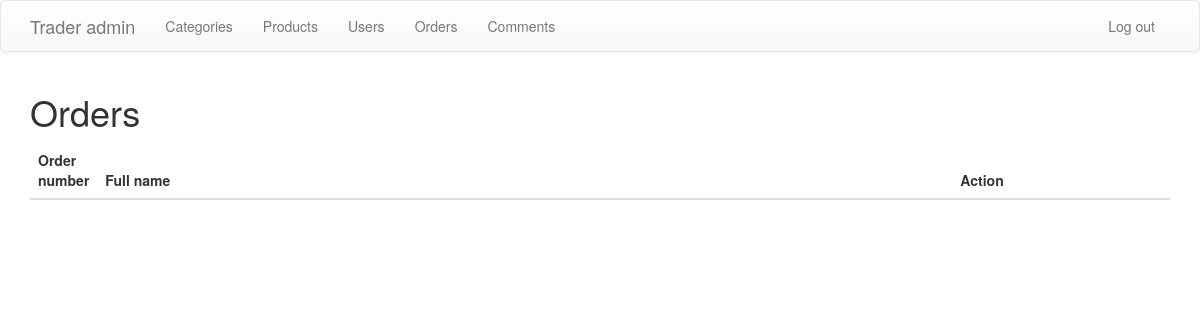
The app's page /admin/orders.php, older data.
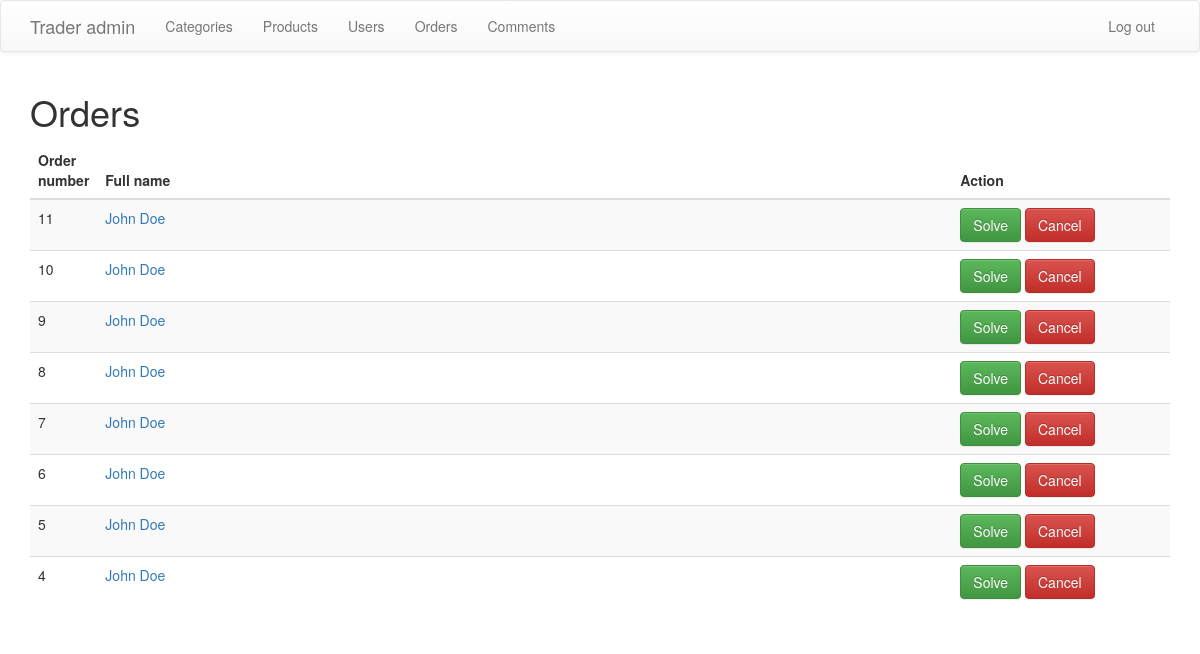
The same page, newer data.
### tables this page shows
CREATE TABLE IF NOT EXISTS `orders` (
  `order_id` int(11) NOT NULL AUTO_INCREMENT,
  `user_id` int(11) NOT NULL,
  `fname` varchar(255) NOT NULL,
  `lname` varchar(255) NOT NULL,
  `email` varchar(255) NOT NULL,
  `phone` varchar(255) NOT NULL,
  `products` text NOT NULL,
  `quantity` text NOT NULL,
  `address` text NOT NULL,
  `order_date` timestamp NOT NULL DEFAULT CURRENT_TIMESTAMP ON UPDATE CURRENT_TIMESTAMP,
  `status` int(11) NOT NULL DEFAULT '1' COMMENT '1 - order is not resolved, 0 - order is resolved',
  `canceled` int(11) NOT NULL DEFAULT '0' COMMENT '1 - order is canceled, 0 - order is not canceled',
  PRIMARY KEY (`order_id`)
);

### admin/config.php (called while the page is built, shortened)
<?php
$base_path = "http://localhost/trader/admin";

### admin/orders.php (the view, shortened to what this page needs)
<?php
include('config.php');
?>
<!DOCTYPE html>
<html lang="en">
<head>
	<link rel="stylesheet" href="https://maxcdn.bootstrapcdn.com/bootstrap/3.3.4/css/bootstrap.min.css">
	<link rel="stylesheet" href="https://maxcdn.bootstrapcdn.com/bootstrap/3.3.4/css/bootstrap-theme.min.css">
</head>
<body>
	<?php include('template_parts/header.php'); ?>
	<div class="container">
		<h1>Orders</h1>
		<table class="table table-striped">
			<thead>
				<tr>
					<th width="5%">Order number</th>
					<th width="75%">Full name</th>
					<th>Action</th>
				</tr>
			</thead>
			<tbody>
				<?php
				$orders = $db->query("SELECT * FROM orders WHERE status='1' AND canceled='0' ORDER BY order_date DESC");
				while($row = $orders->fetch_assoc()) {
				?>
				<tr>
					<td>
						<?php echo $row['order_id'] ?>
					</td>
					<td>
						<a href="view_order.php?order_id=<?php echo $row['order_id']; ?>">
						<?php echo $row['fname'] . ' ' . $row['lname']; ?>
						</a>
					</td>
					<td>
						<a href="solve_order.php?order_id=<?php echo $row['order_id']; ?>" class="btn btn-success">Solve</a>
						<a href="cancel_order.php?order_id=<?php echo $row['order_id']; ?>" class="btn btn-danger">Cancel</a>
					</td>
				</tr>
				<?php
				}
				?>
			</tbody>
		</table>
	</div>
</body>
</html>

### admin/template_parts/header.php (shortened to what this page needs)
<nav class="navbar navbar-default">
  <div class="container">
    <div class="navbar-header">
      <a class="navbar-brand" href="<?php echo $base_path; ?>/dashboard.php">Trader admin</a>
    </div>
    <div class="collapse navbar-collapse" id="bs-example-navbar-collapse-1">
      <ul class="nav navbar-nav">
        <li><a href="<?php echo $base_path; ?>/categories.php">Categories</a></li>
        <li><a href="<?php echo $base_path; ?>/products.php">Products</a></li>
        <li><a href="<?php echo $base_path; ?>/users.php">Users</a></li>
        <li><a href="<?php echo $base_path; ?>/orders.php">Orders</a></li>
        <li><a href="<?php echo $base_path; ?>/comments.php">Comments</a></li>
      </ul>
      <ul class="nav navbar-nav navbar-right">
        <li><a href="<?php echo $base_path; ?>/logout.php">Log out</a></li>
      </ul>
    </div>
  </div>
</nav>

Row changes from the older to the newer data that the page shows:
added orders: order_id "11", fname "John", lname "Doe"
added orders: order_id "10", fname "John", lname "Doe"
added orders: order_id "9", fname "John", lname "Doe"
added orders: order_id "8", fname "John", lname "Doe"
added orders: order_id "7", fname "John", lname "Doe"
added orders: order_id "6", fname "John", lname "Doe"
added orders: order_id "5", fname "John", lname "Doe"
added orders: order_id "4", fname "John", lname "Doe"
